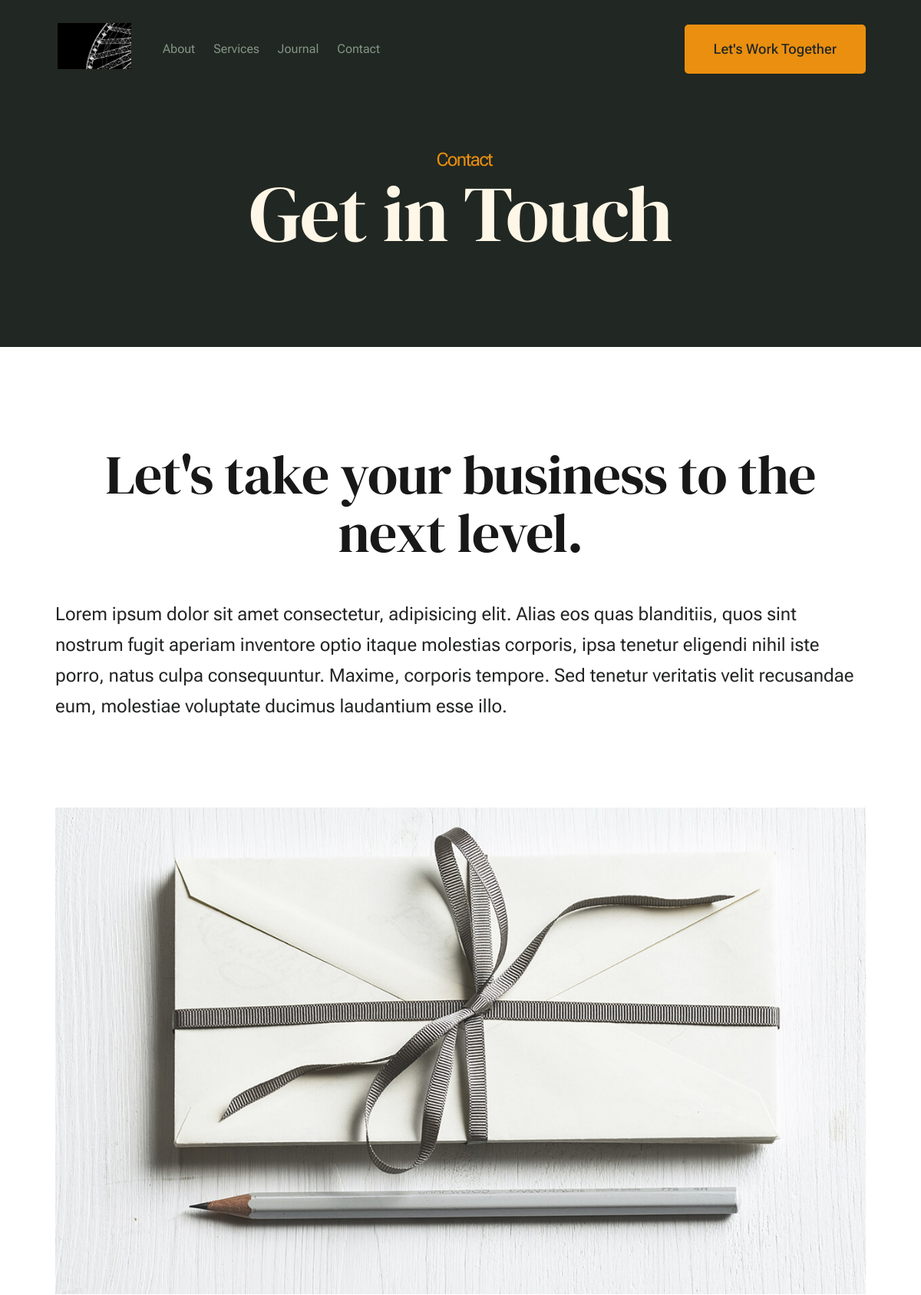
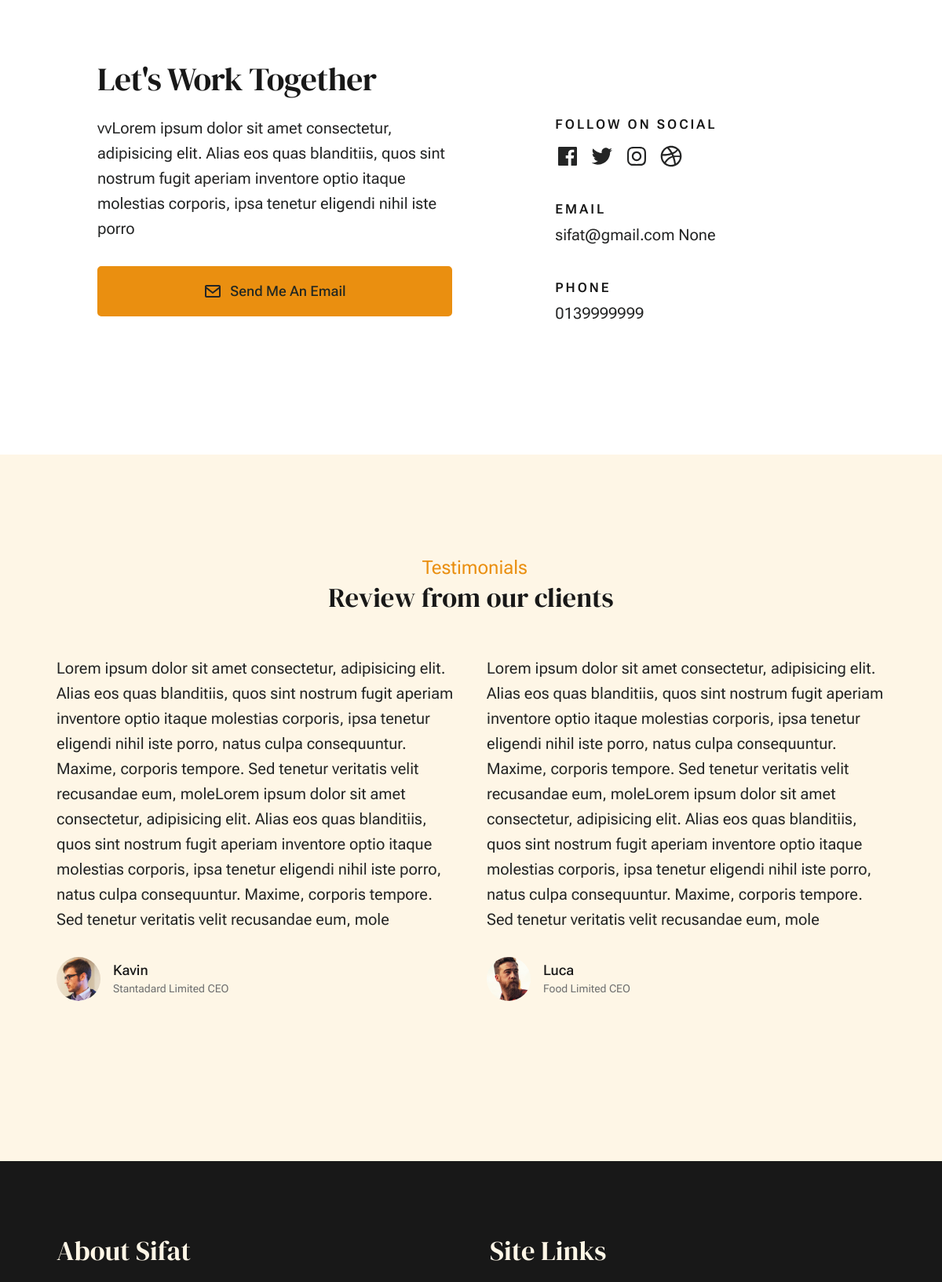
Page /contact/ (upper part) on the committed database (2 pictures, top to bottom).
### website/models.py (models this page shows, shortened)
class WebsiteSetting(models.Model):
    site_name = models.CharField(max_length=25)
    owner_image = models.ImageField('owner/')
    owner_about = models.TextField(null=True, blank=True)
    logo = models.ImageField(upload_to='logo/')
    favicon = models.ImageField(upload_to='favicon/')
    home_title = models.CharField(max_length=150)
    scroll_button = models.CharField(max_length=20)
    facebook = models.CharField(max_length=50)
    twitter = models.CharField(max_length=50)
    instagram = models.CharField(max_length=50)
    dribble = models.CharField(max_length=50)
    about_pre_title = models.CharField(max_length=15)
    about_title = models.CharField(max_length=30)
    about_background_image = models.ImageField('about/')
    about_desc = models.TextField(null=True, blank=True)
    expertise_pre_title = models.CharField(max_length=15)
    expertise_title = models.CharField(max_length=30)
    expertise_desc = models.TextField(max_length=300)
    expertise_button_text = models.CharField(max_length=20)
    clients_pre_title = models.CharField(max_length=15)
    clients_title = models.CharField(max_length=100)
    clients_desc = models.TextField(null=True, blank=True)
    testimonials_pre_title = models.CharField(max_length=20)
    testimonials_title = models.CharField(max_length=30)
    cta_title = models.CharField(max_length=50)
    cta_desc = models.TextField(max_length=200)
    cta_button = models.CharField(max_length=20)
    article_pre_title = models.CharField(max_length=15)
    article_title = models.CharField(max_length=30)
    about_page_content_title = models.CharField(max_length=80)
    about_page_content_desc = models.TextField()
    about_page_main_content_title = models.CharField(max_length=50)
    about_page_main_content_desc = models.TextField()
    about_page_value_title = models.CharField(max_length=50)
    about_page_together_work_title = models.CharField(max_length=50)
    about_page_together_work_desc = RichTextField()
    more_abouts_owner_title = models.CharField(max_length=80)
    more_abouts_owner_desc = models.TextField()
    services_page_pre_title = models.CharField(max_length=20)
    services_page_title = models.CharField(max_length=30)
    services_page_display_title = models.CharField(max_length=50)
    services_page_display_desc = models.TextField()
    blog_page_pre_title = models.CharField(max_length=20)
    blog_page_title = models.CharField(max_length=50)
    contact_page_pre_title = models.CharField(max_length=20)
    contact_page_title = models.CharField(max_length=30)
    contact_page_content_title = models.CharField(max_length=80)
    contact_page_desc = models.TextField()
    contact_page_image = models.ImageField(upload_to='contact/')
    newsLetter_title = models.CharField(max_length=20)
    newsLetter_desc = models.TextField(max_length=100)
    email = models.EmailField(max_length=30)
    alt_email = models.EmailField(max_length=30, null=True, blank=True)
    email_button_text = models.CharField(max_length=40)
    phone = models.CharField(max_length=15)
    alt_phone = models.CharField(max_length=15, null=True, blank=True)
    designs_year = models.CharField(max_length=5)
    designer_name = models.CharField(max_length=30)
    designer_profile = models.CharField(max_length=60)

class Testimonial(models.Model):
    author_name = models.CharField(max_length=30)
    author_title = models.CharField(max_length=30)
    author_image = models.ImageField(upload_to='testimonial/')
    quote = models.TextField(null=True, blank=True)

### website/views.py (the view)
# urls.py: path('contact/', views.ContactView.as_view(), name='contact'),
class ContactView(TemplateView):
    template_name = 'contact.html'
    def get_context_data(self, **kwargs):
        context = super().get_context_data(**kwargs)
        context['websetting'] = WebsiteSetting.objects.last()
        context['testimonial'] = Testimonial.objects.all()
        return context

### website/context.py (called while the page is built)
def newsletter_form(request):
    return {
        'newsletter_form': NewsletterForm()
    }

### templates/contact.html (shortened to what this page needs)
{% extends 'bash.html' %}
{% load static %}
{% block content %}
    <div id="page" class="s-pagewrap">
       {% include 'header.html' %}
        <section id="content" class="s-content">
               <section class="s-pageheader pageheader">
                    <div class="row">
                        <div class="column xl-12">
                            <h1 class="page-title">
                                <span class="page-title__small-type text-pretitle">{{websetting.contact_page_pre_title}}</span>
                                {{websetting.contact_page_title}}
                            </h1>
                        </div>
                    </div>
               </section>
               <section class="s-pagecontent pagecontent">
                    <div class="row pageintro">
                        <div class="column xl-6 lg-12">
                            <h2 class="text-display-title">{{websetting.contact_page_content_title}}</h2>
                        </div>
                        <div class="column xl-6 lg-12 u-flexitem-x-right">
                            <p class="lead">
                           {{websetting.contact_page_desc}}
                            </p>
                        </div>
                    </div>
                    <div class="row pagemedia">
                        <d class="column xl-12">
                            <figure class="page-media">
                                <img src="{{websetting.contact_page_image.url}}"
                                     alt="">
                            </figure>
                        </d>
                    </div>
                    <div class="row width-narrower pagemain">
                        <div class="column xl-12">
                            <h2>{{websetting.cta_button}}</h2>
                            <div class="row">
                                <div class="column xl-6 md-12 contact-cta">
                                    <p>
                                    {{websetting.cta_desc}}
                                    </p>
                                    <a href="mailto:{{websetting.email}}" class="btn btn--primary u-fullwidth contact-btn">
                                        {{websetting.email_button_text}}
                                    </a>
                                </div>
                                <div class="column xl-5 md-12 u-flexitem-x-right">
                                    <div class="contact-block">
                                        <h6>Follow On Social</h6>
                                        <ul class="contact-social social-list">
                                            <li>
                                                <a href="http://{{websetting.facebook}}">
                                                </a>
                                            </li>
                                            <li>
                                                <a href="http://{{websetting.twitter}}">
                                                </a>
                                            </li>
                                            <li>
                                                <a href="http://{{websetting.instagram}}">
                                                </a>
                                            </li>
                                            <li>
                                                <a href="http://{{websetting.dribble}}">
                                                </a>
                                            </li>
                                        </ul>
                                    </div>
                                    <div class="contact-block">
                                        <h6>Email</h6>
                                        <a href="mailto:{{websetting.email}}">{{websetting.email}}</a>
                                        <a href="mailto:{{websetting.alt_email}}">{{websetting.alt_email}}</a>
                                    </div>
                                    <div class="contact-block">
                                        <h6>Phone</h6>
                                        <ul class="contact-list">
                                            <li><a href="tel:{{websetting.phone}}">{{websetting.phone}}</a></li>
                                        </ul>
                                    </div>
                                </div>
                            </div>
                        </div>
                    </div>
               </section>
               <section class="s-testimonials">
                    <div class="s-testimonials__header row row-x-center text-center">
                        <div class="column xl-8 lg-12">
                            <p class="text-pretitle">
                            {{websetting.testimonials_pre_title}}
                            </p>
                            <h3>
                            {{websetting.testimonials_title}}
                            </h3>
                        </div>
                    </div>
                    <div class="row s-testimonials__content">
                        <div class="column xl-12 testimonials">
                            <div class="swiper-container testimonials__slider page-slider">
                                <div class="swiper-wrapper">
                                    {% for t in testimonial %}
                                    <div class="testimonials__slide swiper-slide">
                                        <p>
                                        {{t.quote}}
                                        </p>
                                        <div class="testimonials__author">
                                            <img src="{{t.author_image.url}}" alt="Author image" class="testimonials__avatar">
                                            <cite class="testimonials__cite">
                                                <strong>{{t.author_name}}</strong>
                                                <span>{{t.author_title}}</span>
                                            </cite>
                                        </div>
                                    </div>
                                    {% endfor %}
                                </div>
                                <div class="swiper-pagination"></div>
                            </div>
                        </div>
                    </div>
               </section>
        </section>
        {% include 'footer.html' %}
    </div>
{% endblock %}

### templates/header.html (shortened to what this page needs)
        <header class="s-header">
            <div class="row s-header__inner width-sixteen-col">
                <div class="s-header__block">
                    <div class="s-header__logo">
                        <a class="logo" href="{% url 'home' %}">
                            <img src="{{websetting.logo.url}}" alt="Homepage">
                        </a>
                    </div>
                </div>
                <nav class="s-header__nav">
                    <ul class="s-header__menu-links">
                        <li><a href="{% url 'about' %}">About</a></li>
                        <li><a href="{% url 'services' %}">Services</a></li>
                        <li><a href="{% url 'blog' %}">Journal</a></li>
                        <li><a href="{% url 'contact' %}">Contact</a></li>
                    </ul>
                    <div class="s-header__contact">
                        <a href="{% url 'contact' %}" class="btn btn--primary s-header__contact-btn"> {{websetting.cta_button}}</a>
                    </div>
                </nav>
            </div>
        </header>

### templates/footer.html (shortened to what this page needs)
        <footer class="s-footer">
            <div class="row s-footer__content">
                <div class="column xl-6 lg-6 md-12 s-footer__block s-footer__about">
                    <h3>About {{websetting.site_name}}</h3>
                </div>
                <div class="column xl-3 lg-6 md-12 s-footer__block s-footer__site-links">
                    <h3>Site Links</h3>
                </div>
            </div>
        </footer>

### rows in the picture
WebsiteSetting: logo (picture), cta_button "Let's Work Together", contact_page_pre_title "Contact", contact_page_title "Get in Touch", contact_page_content_title "Let's take your business to the next level.", contact_page_desc "Lorem ipsum dolor sit amet consectetur, adipisicing elit. Alias eos quas blanditiis, quos sint nostrum fugit aperiam inventore optio itaque molestias corporis, ipsa tenetur eligendi nihil iste porro, natus culpa consequuntur. Maxime, corporis tempore. Sed tenetur veritatis velit recusandae eum, molestiae voluptate ducimus laudantium esse illo.", contact_page_image (picture), cta_desc "vvLorem ipsum dolor sit amet consectetur, adipisicing elit. Alias eos quas blanditiis, quos sint nostrum fugit aperiam inventore optio itaque molestias corporis, ipsa tenetur eligendi nihil iste porro", email_button_text "Send Me An Email", email "sifat@gmail.com", alt_email "None", phone "0139999999", testimonials_pre_title "Testimonials", testimonials_title "Review from our clients", site_name "Sifat"
Testimonial: quote "Lorem ipsum dolor sit amet consectetur, adipisicing elit. Alias eos quas blanditiis, quos sint nostrum fugit aperiam inventore optio itaque molestias corporis, ipsa tenetur eligendi nihil iste porro, natus culpa consequuntur. Maxime, corporis tempore. Sed tenetur veritatis velit recusandae eum, moleLorem ipsum dolor sit amet consectetur, adipisicing elit. Alias eos quas blanditiis, quos sint nostrum fugit aperiam inventore optio itaque molestias corporis, ipsa tenetur eligendi nihil iste porro, natus culpa consequuntur. Maxime, corporis tempore. Sed tenetur veritatis velit recusandae eum, mole", author_image (picture), author_name "Kavin", author_title "Stantadard Limited CEO"
Testimonial: quote "Lorem ipsum dolor sit amet consectetur, adipisicing elit. Alias eos quas blanditiis, quos sint nostrum fugit aperiam inventore optio itaque molestias corporis, ipsa tenetur eligendi nihil iste porro, natus culpa consequuntur. Maxime, corporis tempore. Sed tenetur veritatis velit recusandae eum, moleLorem ipsum dolor sit amet consectetur, adipisicing elit. Alias eos quas blanditiis, quos sint nostrum fugit aperiam inventore optio itaque molestias corporis, ipsa tenetur eligendi nihil iste porro, natus culpa consequuntur. Maxime, corporis tempore. Sed tenetur veritatis velit recusandae eum, mole", author_image (picture), author_name "Luca", author_title "Food Limited CEO"
